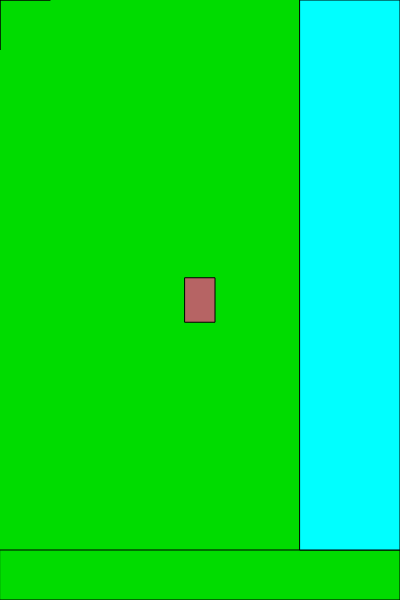
Frame 1 (no input)
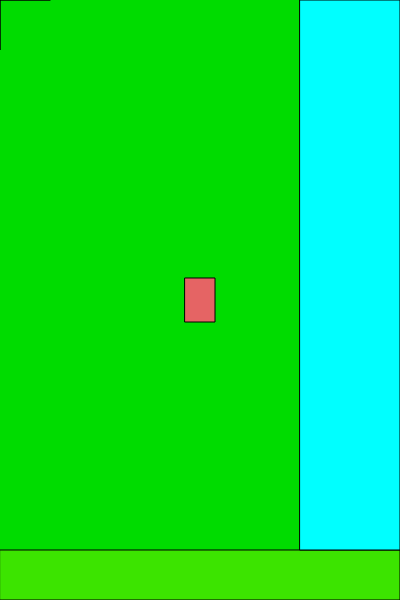
Frame 60 (no input)
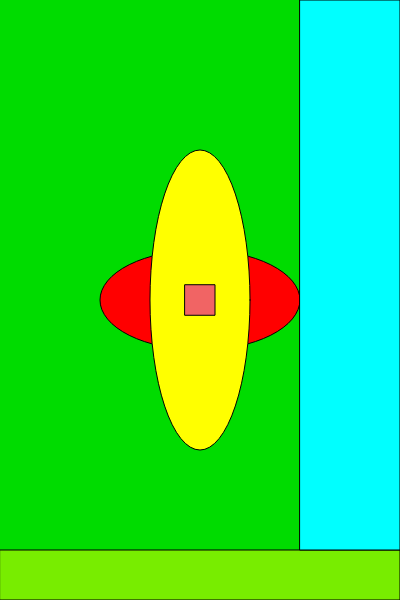
Frame 120 (the mouse pressed at the canvas centre since frame 60)

The p5.js sketch that drew these frames (run headless with seeded random() and noise() and a simulated clock; from frame 60 on, the mouse is pressed at the canvas centre):

// p5.js sketch
// ── sketch.js
// Wird beim Programmstart einmal ausgeführt
// Daten geladen: Bilder, Schriften, ...
// Canvas erstellen, weiter HTML Elemente erstellen
function setup() {
  createCanvas(400, 600);
} 

//Processing Variable
//mouseX -> eine Zahl - xKoordinate innerhalb des Canvas Elements
//mouseY -> eine Zahl - yKoordinate innerhalb des Canvas Elements
//width -> Zahl - Breite von unserem Canvas Element (durch creatCanvas festgelegt)
//heigth -> Zahl - Höhe von unserem Canvas Element (durch creatCanvas festgelegt)
// frameCount -> Ganzzahl zählt ab Programmstart jeden Frame um 1 hoch

// Grundrechenarten können überall eingestezt werden
//+ - * / (%Moduls)

//Random Funktion
//random(MAX) --> zufällige Zahl 0 -Max
//random(MIN, MAX) --> zugällige Zahl MIN - MAX


//Wird nach der function setup ausgeführt
//wird immer wieder ausgeführt (normalerweise 60 x pro Sekunde)
function draw() {
  background(0, 220, 0);
  fill(255, 0, 0, mouseY);
  ellipse(mouseX, mouseY, mouseX, 100, 100);
  fill(255, 255, 0, mouseY);
  ellipse(mouseX, mouseY, 100, mouseY);
  rectMode(CORNER);
  fill(255, 255, 0, frameCount);
  rect(0, height - 50, width, 50);
  fill(0, 255, 255);
  //x-Pos, y-pos, briete, hoehe
  rect(width - 100, 0, 100, height - 50);
  //rectMode(CENTER)
  //rect(width,/2,height/2, 30, 30)
  rectMode(CENTER);
  fill(255, 255, 255);
  fill(random(255), 100, 100);
  rect(width / 2, height / 2, 30, random(30, 100));
}
